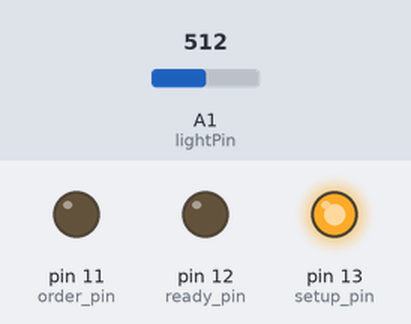
This sketch was run on a simulated Arduino Uno, built with avr-gcc and run on an emulated ATmega328P. Shown: output pins drawn as LEDs (lit = HIGH). The inputs (shaded band) are chosen by the test bench; at power-on: A1 (lightPin) = 512.

Above: at 0.1 s.
At 5.5 s:
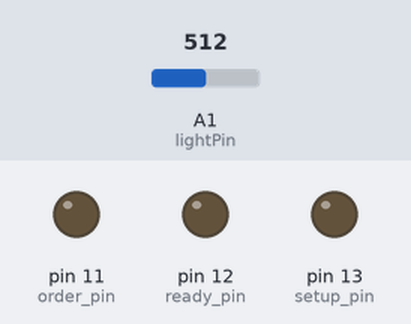
5.6 s: A1 (lightPin) set to 991
At 7.1 s:
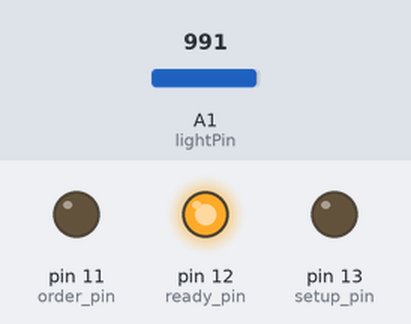
8.0 s: A1 (lightPin) set to 1018
Timing chart, 0 to 11.0 s (numbered marks = the images above; inputs shaded):
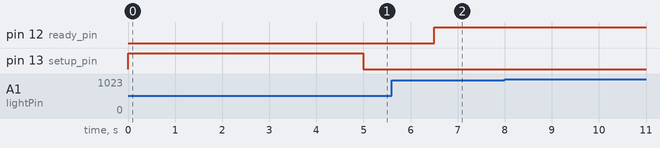

Measured:
- after the input at 8.0 s, every drawn part: stays the same

The sketch:

IntelHacks_Arduino.ino
```cpp
// Button is connected from reset pin to ground, when soap is put into the device,
// the user presses the button to reset the board. Starts calibration
// procedure.

// All comented out Serial prints were added during the development of the software, but
// have to be disabled when the RPi is reading the Serial of the Arduino


int lightPin=1;
int threshold = 1000; // Set threshold for low volume condition (experimental)
int counter = 0;
int counter_setup = 0;
int times_setup = 0;
int times = 0;
int set_up = 0;
int setup_pin = 13;
int ready_pin = 12;
int order_pin = 11;
int resetbutton = 7;
int buttonstate = 0;

void setup() {
  // put your setup code here, to run once:
  Serial.begin(9600);
  pinMode(setup_pin,OUTPUT);
  pinMode(ready_pin,OUTPUT);
  pinMode(order_pin,OUTPUT);
  pinMode(resetbutton,INPUT);
}

// Create some conditions so that the user knows when its ready to go
void loop() {
  int volume = analogRead(lightPin);
  // LED is red, which means the sensor is reading light

  while (set_up == 0) { // while loop so that it doesn't fall back once soap has been ordered
    digitalWrite(order_pin,LOW);
    digitalWrite(setup_pin,HIGH);
//    Serial.println(volume);
//    Serial.println("setting up");
    volume = analogRead(lightPin);
    delay(1000);
    if (times_setup == 2) {
      digitalWrite(setup_pin,LOW);
      delay(1000);
      set_up = 1;
    } else if (volume < threshold) {
      times_setup = times_setup + 1;
      delay(1000); // delay for half a second to parse out any errors
    }
  } // once it stops reading light, the device is ready
  delay(500); // delay to stabilize void loop
  // LED is green, the device has been set up

  while (counter == 0) {
    volume = analogRead(lightPin);
    if (times == 2) { // We can make times be as high a value as we want
      // Shoot value to database
//      Serial.println("Ordering another soap");
      counter = 1; // To stop the loop
      digitalWrite(ready_pin,LOW);
      digitalWrite(order_pin,HIGH); // LED is blue, device has ordered
      Serial.println(1);
    } else if (volume > threshold) {
//      Serial.println("volume low!");
      delay(1000*60*5); // This delay is 5 minutes, so that it doesn't go back to analyzing right away
//      delay(1000*5);
      times = times + 1; // Increase the number of times it detects soap low
//      Serial.println(times);
    } else {
//      Serial.println("standby");
//      Serial.println(volume);
      digitalWrite(ready_pin,HIGH); // green LED starts
      delay(1000);
    }

  }
//  Serial.println("waiting for soap");
  buttonstate = digitalRead(resetbutton);
  if (buttonstate == HIGH) {
    counter = 0;
    set_up = 0;
    times = 0;
    times_setup = 0;
//    Serial.println("button press");
    delay(1000);
  }
}
```
